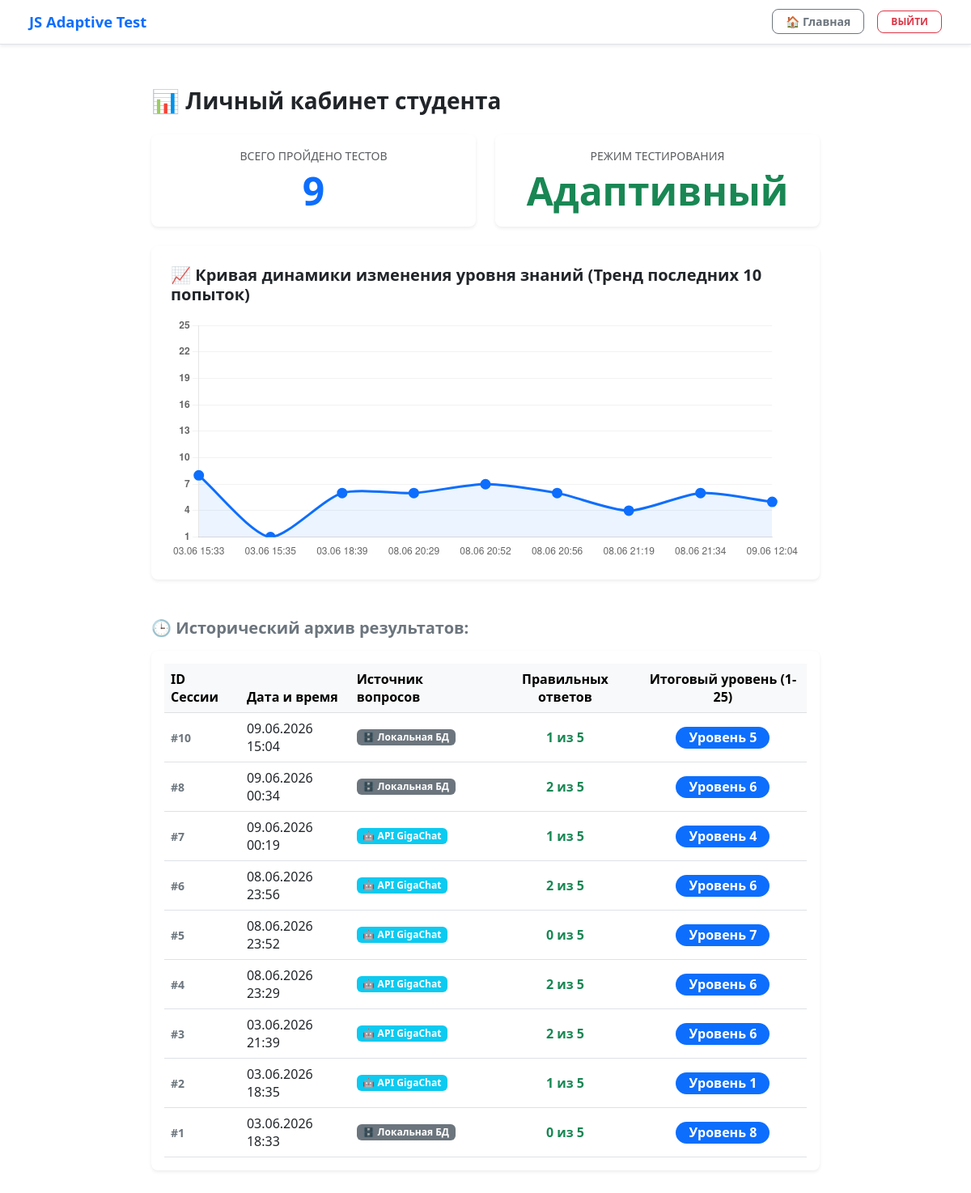
/profile/ (signed in), run on the app's committed database.
### quiz/models.py (models this page shows, shortened)
class TestSession(models.Model):
    user = models.ForeignKey(User, on_delete=models.CASCADE, related_name="sessions", verbose_name="Пользователь")
    score = models.IntegerField(verbose_name="Правильных ответов")
    final_level = models.IntegerField(verbose_name="Финальный уровень сложности")
    date = models.DateTimeField(auto_now_add=True, verbose_name="Дата прохождения")
    is_ai_generated = models.BooleanField(default=False, verbose_name="Тест сгенерирован ИИ")

### quiz/views.py (the view)
# urls.py: path('profile/', views.profile_view, name='profile'),
@login_required
def profile_view(request):
    sessions = TestSession.objects.filter(user=request.user).order_by('-date')
    chart_dates = []
    chart_levels = []
    for s in reversed(sessions[:10]):
        chart_dates.append(s.date.strftime('%d.%m %H:%M'))
        chart_levels.append(s.final_level)
    context = {
        'sessions': sessions,
        'chart_dates': chart_dates,
        'chart_levels': chart_levels,
        'total_tests': sessions.count(),
    }
    return render(request, 'quiz/profile.html', context)

### quiz/templates/quiz/profile.html (shortened to what this page needs)
{% block content %}
<link href="https://cdn.jsdelivr.net/npm/bootstrap@5.3.0/dist/css/bootstrap.min.css" rel="stylesheet">
<nav class="navbar navbar-expand-lg navbar-light bg-white border-bottom fixed-top px-4 py-2 shadow-sm">
    <div class="container-fluid d-flex justify-content-between align-items-center">
        <a class="navbar-brand fw-bold text-primary d-flex align-items-center gap-2" href="{% url 'welcome' %}" style="font-size: 1.15rem;">
            JS Adaptive Test
        </a>
        <div class="d-flex align-items-center gap-3">
            <a href="{% url 'welcome' %}" class="btn btn-sm btn-outline-secondary fw-semibold px-3" style="border-radius: 8px;">🏠 Главная</a>
            <a href="{% url 'logout' %}" class="btn btn-outline-danger btn-sm px-3 fw-semibold text-uppercase" style="border-radius: 8px; font-size: 0.75rem;">Выйти</a>
        </div>
    </div>
</nav>
<div class="container py-5" style="margin-top: 60px; max-width: 850px;">
    <h3 class="fw-bold text-dark mb-4">📊 Личный кабинет студента</h3>
    <div class="row mb-4">
        <div class="col-md-6">
            <div class="card p-3 border-0 shadow-sm text-center bg-white rounded-3">
                <span class="text-muted small text-uppercase d-block mb-1">Всего пройдено тестов</span>
                <span class="display-5 fw-bold text-primary">{{ total_tests }}</span>
            </div>
        </div>
        <div class="col-md-6">
            <div class="card p-3 border-0 shadow-sm text-center bg-white rounded-3">
                <span class="text-muted small text-uppercase d-block mb-1">Режим тестирования</span>
                <span class="display-5 fw-bold text-success">Адаптивный</span>
            </div>
        </div>
    </div>
    {% if total_tests > 0 %}
    <div class="card p-4 border-0 shadow-sm bg-white mb-5 rounded-3">
        <h5 class="fw-bold text-dark mb-3">📈 Кривая динамики изменения уровня знаний (Тренд последних 10 попыток)</h5>
        <div style="position: relative; height:300px; width:100%">
            <canvas id="dynamicsChart"></canvas>
        </div>
    </div>
    {% endif %}
    <h5 class="fw-bold text-secondary mb-3">🕒 Исторический архив результатов:</h5>
    <div class="card border-0 shadow-sm p-3 bg-white rounded-3">
        {% if sessions %}
        <div class="table-responsive">
            <table class="table table-hover align-middle mb-0">
                <thead class="table-light">
                    <tr>
                        <th>ID Сессии</th>
                        <th>Дата и время</th>
                        <th>Источник вопросов</th>
                        <th class="text-center">Правильных ответов</th>
                        <th class="text-center">Итоговый уровень (1-25)</th>
                    </tr>
                </thead>
                <tbody>
                    {% for s in sessions %}
                    <tr>
                        <td><span class="text-secondary small fw-bold">#{{ s.id }}</span></td>
                        <td>{{ s.date|date:"d.m.Y H:i" }}</td>
                        <td>
                            {% if s.is_ai_generated %}
                                <span class="badge bg-info text-white px-2.5 py-1.5">🤖 API GigaChat</span>
                            {% else %}
                                <span class="badge bg-secondary px-2.5 py-1.5">🗄️ Локальная БД</span>
                            {% endif %}
                        </td>
                        <td class="text-center fw-semibold text-success">{{ s.score }} из 5</td>
                        <td class="text-center"><span class="badge bg-primary px-3 py-1.5 fs-6 rounded-pill">Уровень {{ s.final_level }}</span></td>
                    </tr>
                    {% endfor %}
                </tbody>
            </table>
        </div>
        {% else %}
        <div class="text-center py-4 text-muted">Вы ещё не прошли ни одного теста. Все результаты будут фиксироваться здесь.</div>
        {% endif %}
    </div>
</div>
<script>
    document.addEventListener("DOMContentLoaded", function() {
        var ctx = document.getElementById('dynamicsChart');
        if (ctx) {
            var chartDates = JSON.parse(document.getElementById('chart-dates-data').textContent);
            var chartLevels = JSON.parse(document.getElementById('chart-levels-data').textContent);
            var myChart = new Chart(ctx, {
                type: 'line',
                data: {
                    labels: chartDates,
                    datasets: [{
                        label: 'Уровень сложности (Knowledge Capability Level)',
                        data: chartLevels,
                        borderColor: '#0d6efd',
                        backgroundColor: 'rgba(13, 110, 253, 0.08)',
                        borderWidth: 3,
                        pointBackgroundColor: '#0d6efd',
                        pointRadius: 5,
                        pointHoverRadius: 7,
                        tension: 0.25,
                        fill: true
                    }]
                },
                options: {
                    responsive: true,
                    maintainAspectRatio: false,
                    plugins: {
                        legend: { display: false }
                    },
                    scales: {
                        y: {
                            min: 1,
                            max: 25,
                            ticks: { stepSize: 3, font: { weight: 'bold' } },
                            grid: { color: 'rgba(0, 0, 0, 0.05)' }
                        },
                        x: {
                            grid: { display: false }
                        }
                    }
                }
            });
        }
    });
</script>
{% endblock %}

### data on the page
TestSession: id "10", date "09.06.2026 15:04", is_ai_generated "🗄️ Локальная БД", score "1", final_level "5"
TestSession: id "8", date "09.06.2026 00:34", is_ai_generated "🗄️ Локальная БД", score "2", final_level "6"
TestSession: id "7", date "09.06.2026 00:19", is_ai_generated "🤖 API GigaChat", score "1", final_level "4"
TestSession: id "6", date "08.06.2026 23:56", is_ai_generated "🤖 API GigaChat", score "2", final_level "6"
TestSession: id "5", date "08.06.2026 23:52", is_ai_generated "🤖 API GigaChat", score "0", final_level "7"
TestSession: id "4", date "08.06.2026 23:29", is_ai_generated "🤖 API GigaChat", score "2", final_level "6"
TestSession: id "3", date "03.06.2026 21:39", is_ai_generated "🤖 API GigaChat", score "2", final_level "6"
TestSession: id "2", date "03.06.2026 18:35", is_ai_generated "🤖 API GigaChat", score "1", final_level "1"
TestSession: id "1", date "03.06.2026 18:33", is_ai_generated "🗄️ Локальная БД", score "0", final_level "8"

### other printed values
{{ total_tests }} "9"
